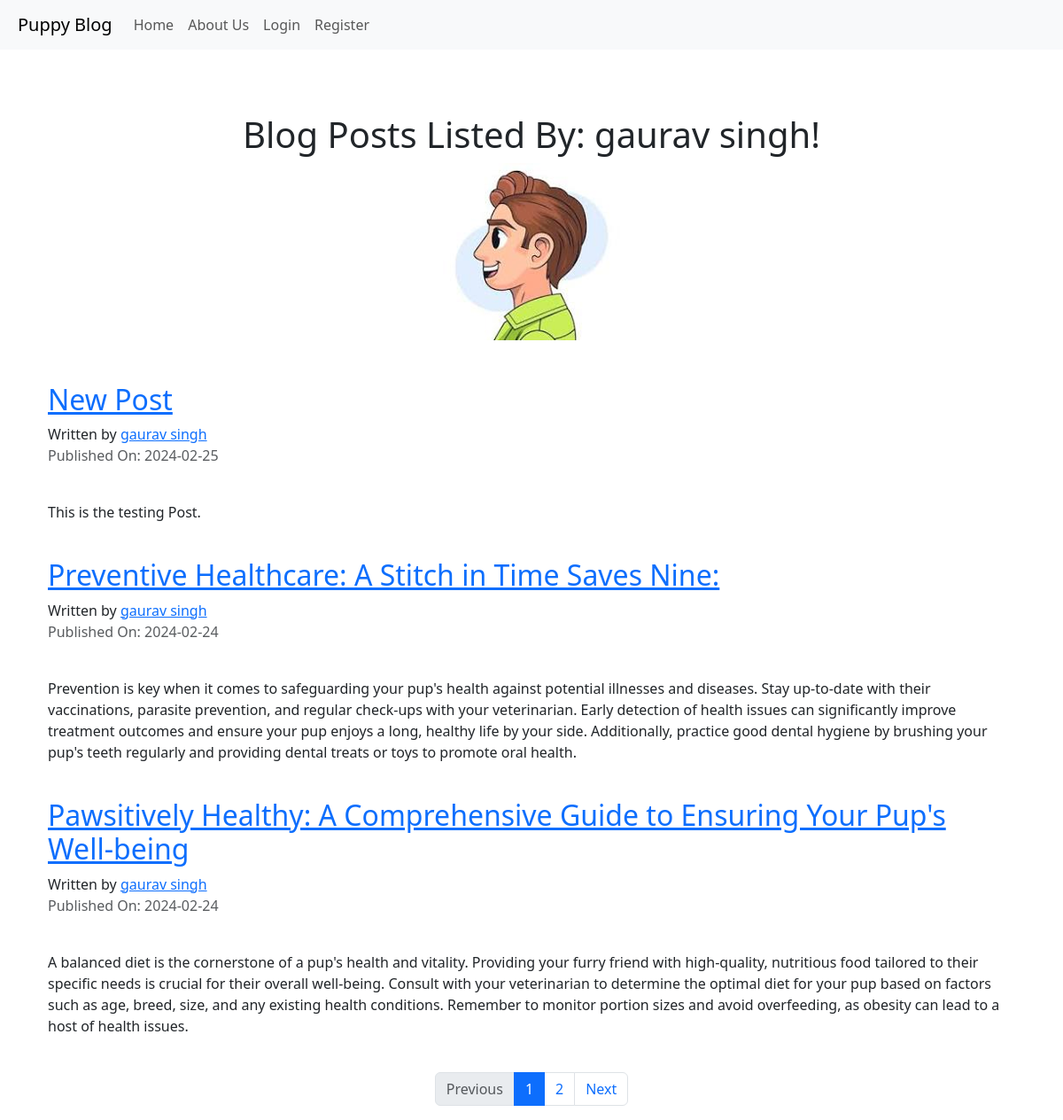
Screenshot of /gaurav singh with the database file from the repository.
### puppycompanyblog/models.py (models this page shows, shortened)
class User(db.Model, UserMixin):
    __tablename__ = 'users'  # Table name for the User model
    id = db.Column(db.Integer, primary_key=True)
    profile_image = db.Column(db.String(64), nullable=False, default='default_profile.png')
    email = db.Column(db.String(64), unique=True, index=True)
    username = db.Column(db.String(64), unique=True, index=True)
    password_hash = db.Column(db.String(128))
    posts = db.relationship('BlogPost', backref='author', lazy=True)

class BlogPost(db.Model):
    __tablename__ = 'blog_post'  # Table name for the BlogPost model
    id = db.Column(db.Integer, primary_key=True)
    user_id = db.Column(db.Integer, db.ForeignKey('users.id'), nullable=False)
    date = db.Column(db.DateTime, nullable=False, default=datetime.utcnow)
    title = db.Column(db.String(255), nullable=False)
    text = db.Column(db.Text, nullable=False)
    users = db.relationship(User)

### puppycompanyblog/users/views.py (the view)
@users.route("/<username>")
def user_posts(username):
    page = request.args.get('page', 1, type=int)
    user = User.query.filter_by(username=username).first_or_404()
    blog_posts = BlogPost.query.filter_by(author=user).order_by(BlogPost.date.desc()).paginate(page=page, per_page=3)
    return render_template('user_blog_posts.html', blog_posts=blog_posts, user=user)

### puppycompanyblog/templates/user_blog_posts.html
{% extends "base.html" %}
{% block content %}
<div class="container">
<div class="opaque-bg p-5">
    <div align="center">
       <h1>Blog Posts Listed By: {{user.username}}!</h1>
       <img align='center' src="{{url_for('static', filename='profile_pics/'+user.profile_image)}}">
    </div>
</div>
{% for post in blog_posts.items %}
    <h2> <a href="{{url_for('blog_posts.blog_post', blog_post_id=post.id)}}">{{post.title}}</a></h2>
    Written by <a href="{{url_for('users.user_posts',username=post.author.username)}}">{{post.author.username}}</a>
    <p class="text-muted">Published On: {{post.date.strftime("%Y-%m-%d")}}</p>
        <br>
        <p>{{post.text}}</p>
        <br>
{% endfor %}
</div>
<nav aria-label="Page navigation example">
    <ul class="pagination justify-content-center">
        {% if blog_posts.has_prev %}
            <li class="page-item">
                <a class="page-link" href="{{ url_for('users.user_posts', username=user.username, page=blog_posts.prev_num) }}">Previous</a>
            </li>
        {% else %}
            <li class="page-item disabled">
                <span class="page-link">Previous</span>
            </li>
        {% endif %}
        {% for page_num in blog_posts.iter_pages(left_edge=1, right_edge=1, left_current=1, right_current=1) %}
            {% if page_num %}
                {% if blog_posts.page == page_num %}
                    <li class="page-item active" aria-current="page">
                        <span class="page-link">{{ page_num }}</span>
                    </li>
                {% else %}
                    <li class="page-item">
                        <a class="page-link" href="{{ url_for('users.user_posts', username=user.username, page=page_num) }}">{{ page_num }}</a>
                    </li>
                {% endif %}
            {% else %}
                <li class="page-item disabled">
                    <span class="page-link">...</span>
                </li>
            {% endif %}
        {% endfor %}
        {% if blog_posts.has_next %}
            <li class="page-item">
                <a class="page-link" href="{{ url_for('users.user_posts', username=user.username, page=blog_posts.next_num) }}">Next</a>
            </li>
        {% else %}
            <li class="page-item disabled">
                <span class="page-link">Next</span>
            </li>
        {% endif %}
    </ul>
</nav>
{% endblock %}

### puppycompanyblog/templates/base.html (shortened to what this page needs)
<!DOCTYPE html>
<html lang="en">
<head>
    <link href="https://cdn.jsdelivr.net/npm/bootstrap@5.3.2/dist/css/bootstrap.min.css" rel="stylesheet">
</head>
<body>
    <nav class="navbar navbar-expand-lg navbar-light bg-light p-2">
        <div class="container-fluid">
            <a class="navbar-brand" href="{{ url_for('core.index') }}">Puppy Blog</a>
            <div class="collapse navbar-collapse" id="navbarNav">
                <ul class="navbar-nav">
                    <li class="nav-item">
                        <a class="nav-link " href="{{ url_for('core.index') }}">Home</a>
                    </li>
                    <li class="nav-item">
                        <a class="nav-link " href="{{ url_for('core.info') }}">About Us</a>
                    </li>
                    {% if current_user.is_authenticated %}
                    <li class="nav-item">
                        <a class="nav-link " href="{{ url_for('users.logout') }}">Logout</a>
                    </li>
                    <li class="nav-item">
                        <a class="nav-link " href="{{ url_for('users.account') }}">Account</a>
                    </li>
                    <li class="nav-item">
                        <a class="nav-link " href="{{ url_for('blog_posts.create_post')}}">Create Post</a>
                    </li>
                    {% else %}
                    <li class="nav-item">
                        <a class="nav-link " href="{{ url_for('users.login') }}">Login</a>
                    </li>
                    <li class="nav-item">
                        <a class="nav-link " href="{{ url_for('users.register') }}">Register</a>
                    </li>
                    {% endif %}
                </ul>
            </div>
        </div>
    </nav>
    <div class="container mt-4">
        {% block content %}
        {% endblock %}
    </div>
</body>
</html>

### puppycompanyblog/templates/base.html (style rules this page uses)
body { background-image: url('https://cdn.pixabay.com/photo/2019/09/10/18/19/feather-4466943_1280.jpg'); background-size: cover; background-position: full center; background-repeat: no-repeat; }

### rows the page displays
User: username "gaurav singh", profile_image (picture)
BlogPost: title "New Post", author.username "gaurav singh", date "2024-02-25", text "This is the testing Post."
BlogPost: title "Preventive Healthcare: A Stitch in Time Saves Nine:", author.username "gaurav singh", date "2024-02-24", text "Prevention is key when it comes to safeguarding your pup's health against potential illnesses and diseases. Stay up-to-date with their vaccinations, parasite prevention, and regular check-ups with your veterinarian. Early detection of health issues can significantly improve treatment outcomes and ensure your pup enjoys a long, healthy life by your side. Additionally, practice good dental hygiene by brushing your pup's teeth regularly and providing dental treats or toys to promote oral health."
BlogPost: title "Pawsitively Healthy: A Comprehensive Guide to Ensuring Your Pup's Well-being", author.username "gaurav singh", date "2024-02-24", text "A balanced diet is the cornerstone of a pup's health and vitality. Providing your furry friend with high-quality, nutritious food tailored to their specific needs is crucial for their overall well-being. Consult with your veterinarian to determine the optimal diet for your pup based on factors such as age, breed, size, and any existing health conditions. Remember to monitor portion sizes and avoid overfeeding, as obesity can lead to a host of health issues."

### other values shown
{{ page_num }} "1"
{{ page_num }} "2"
